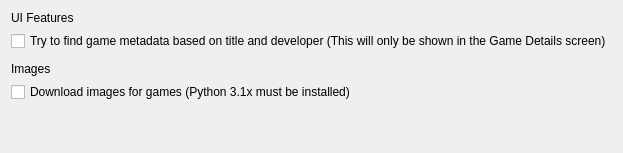
     <widget class="QWidget" name="settingsTest">
      <layout class="QGridLayout" name="gridLayout_16">
       <item row="0" column="0">
        <layout class="QGridLayout" name="gridLayout_15">
         <item row="1" column="0">
          <widget class="QCheckBox" name="checkBox_5">
           <property name="text">
            <string>Try to find game metadata based on title and developer (This will only be shown in the Game Details screen)</string>
           </property>
          </widget>
         </item>
         <item row="5" column="0">
          <spacer name="verticalSpacer_8">
           <property name="orientation">
            <enum>Qt::Vertical</enum>
           </property>
           <property name="sizeHint" stdset="0">
            <size>
             <width>20</width>
             <height>40</height>
            </size>
           </property>
          </spacer>
         </item>
         <item row="3" column="0">
          <widget class="QLabel" name="label_42">
           <property name="text">
            <string>Images</string>
           </property>
          </widget>
         </item>
         <item row="2" column="0">
          <spacer name="verticalSpacer_9">
           <property name="orientation">
            <enum>Qt::Vertical</enum>
           </property>
           <property name="sizeType">
            <enum>QSizePolicy::Minimum</enum>
           </property>
           <property name="sizeHint" stdset="0">
            <size>
             <width>5</width>
             <height>5</height>
            </size>
           </property>
          </spacer>
         </item>
         <item row="0" column="0">
          <widget class="QLabel" name="label_39">
           <property name="text">
            <string>UI Features</string>
           </property>
          </widget>
         </item>
         <item row="4" column="0">
          <widget class="QCheckBox" name="checkBox_6">
           <property name="text">
            <string>Download images for games (Python 3.1x must be installed)</string>
           </property>
          </widget>
         </item>
        </layout>
       </item>
      </layout>
     </widget>
